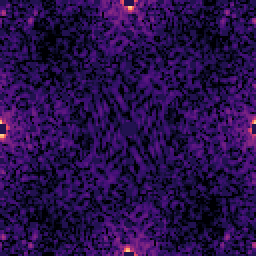
#> input picture site/img/quiz_0.png, 128 x 128 px, given in place of kodim16.png, which was not available (shown 2 times larger)
$ python precompute.py
#> lines starting #> are read from the running program, lines starting #| are printed output that depends on the picture
### core/layouts.py
"""Subpixel layouts of screens.

A pixel (i, j) occupies [j, j+1) x [i, i+1) in screen-pixel units (x right, y down).
A layout is a list of emitting rectangles ("subpixels"). Each has:
    channel : 0=R 1=G 2=B
    x0,x1,y0,y1 : rectangle inside the pixel
    gain    : chosen so that a uniform input of 1 gives mean channel radiance 1 over the pixel
    parity  : None (every pixel) or 0/1 (only pixels with (i + j) % 2 == parity)
"""
from dataclasses import dataclass
from typing import Optional
import numpy as np


@dataclass(frozen=True)
class Sub:
    channel: int
    x0: float
    x1: float
    y0: float
    y1: float
    gain: float
    parity: Optional[int] = None

    @property
    def area(self):
        return (self.x1 - self.x0) * (self.y1 - self.y0)


def _lcd(order):
    """Vertical R|G|B stripes with a dark gap at the bottom of every pixel."""
    xs = [(0.02, 0.31), (0.35, 0.64), (0.68, 0.97)]
    subs = []
    for ch, (x0, x1) in zip(order, xs):
        a = (x1 - x0) * (0.88 - 0.02)
        subs.append(Sub(ch, x0, x1, 0.02, 0.88, 1.0 / a))
    return subs


def _pentile():
    """Diamond PenTile (RG/BG): G in every pixel (small dot), R and B alternate in a checkerboard (large dots)."""
    g = Sub(1, 0.55, 0.95, 0.55, 0.95, 1.0 / (0.40 * 0.40))
    a_rb = 0.45 * 0.45
    r = Sub(0, 0.05, 0.50, 0.05, 0.50, 2.0 / a_rb, parity=0)
    b = Sub(2, 0.05, 0.50, 0.05, 0.50, 2.0 / a_rb, parity=1)
    return [r, g, b]


LAYOUTS = {
    "lcd_rgb": _lcd((0, 1, 2)),
    "lcd_bgr": _lcd((2, 1, 0)),
    "pentile": _pentile(),
}

LAYOUT_LABEL = {"lcd_rgb": "LCD stripes (RGB)", "lcd_bgr": "LCD stripes (BGR)", "pentile": "OLED diamond PenTile"}


# [27 lines left out: functions cover_1d, emission_finegrid, supercell, not called in this run]

### core/masks.py
"""Spectral bins that carry no moire information: DC/low frequencies, the JPEG 8x8 block grid
and the Bayer sampling frequencies (present in BOTH classes). FFT arrays are indexed (row, col) = (fy, fx),
fftshift-ed, DC at (n//2, n//2)."""
import numpy as np
import config as C

N = C.OUT
ROWS, COLS = np.indices((N, N))
FY = ROWS - N // 2
FX = COLS - N // 2
RADIUS = np.hypot(FY, FX)
RING = np.rint(RADIUS).astype(int)
RING_IDX = [np.flatnonzero(RING.ravel() == k) for k in range(RING.max() + 1)]


def _moddist(a, b):
    d = np.abs(a - b)
    return np.minimum(d, N - d)


def bin_of(fy, fx):
    """(row, col) of the FFT bin of frequency (fy, fx) in cycles/pixel (aliased into [-0.5, 0.5))."""
    return (N // 2 + int(round(fy * N))) % N, (N // 2 + int(round(fx * N))) % N


MASK_LOW = RADIUS < 4

MASK_JPEG = np.zeros((N, N), bool)
for a in range(-4, 4):
    for b in range(-4, 4):
        cr, cc = (N // 2 + a * N // 8) % N, (N // 2 + b * N // 8) % N
        MASK_JPEG |= (_moddist(ROWS, cr) <= 1) & (_moddist(COLS, cc) <= 1)

MASK_BAYER = np.zeros((N, N), bool)
for cr, cc in [(0, 0), (0, N // 2), (N // 2, 0)]:           # (-.5,-.5), (-.5,0), (0,-.5) cycles/px
    MASK_BAYER |= (_moddist(ROWS, cr) <= 2) & (_moddist(COLS, cc) <= 2)

MASK_ALL = MASK_LOW | MASK_JPEG | MASK_BAYER
VALID = ~MASK_ALL

### core/scenes.py
"""Source images (Kodak) with a train/test split by scene."""
import numpy as np
from PIL import Image
import config as C

_cache = {}


def scene_path(i):
    return C.KODAK_DIR / f"kodim{i:02d}.png"


def available_scenes():
    return [i for i in range(1, C.N_KODAK + 1) if scene_path(i).exists()]


def load_scene(i):
    """sRGB float [0,1] image, cached per process."""
    if i not in _cache:
        _cache[i] = np.asarray(Image.open(scene_path(i)).convert("RGB"), dtype=np.float64) / 255.0
    return _cache[i]


def split_of(i):
    return "train" if i in C.TRAIN_SCENES else "test"

### core/sample.py
"""One controlled pair: a photo of a SCREEN and a direct photo of the same content.
Both share the crop, r, theta, blur, exposure gain, JPEG quality and sharpening; they differ only in the screen."""
import numpy as np

import config as C
from .colour import srgb_to_linear, luma
from .render import required_crop, random_crop, render_screen, render_scene
from .camera import camera_pipeline
from .features import features_all
from . import scenes


def make_pair(img_srgb, layout, r, theta_deg, sigma_lens, jpeg_q, sharpen, seed, noise=True, jpeg=True, return_crop=False):
    rng = np.random.default_rng(seed)
    th = np.deg2rad(theta_deg)
    side = required_crop(r, th, sigma_lens)
    crop_srgb, pos = random_crop(img_srgb, side, rng)
    crop = srgb_to_linear(crop_srgb)                 # convert only the crop, not the whole image
    L_rec = render_screen(crop, layout, r, th, sigma_lens)
    L_dir = render_scene(crop, r, th, sigma_lens)
    # guard against the zero-band bug (camera footprint leaving the crop)
    for L in (L_rec, L_dir):
        s = L.sum(-1)
        assert (s.max(0) > 1e-9).all() and (s.max(1) > 1e-9).all(), "zero band in render"
    gain = C.EXPOSURE_MEAN / max(float(luma(L_dir).mean()), 1e-6)        # ONE gain for both (shared exposure)
    rgb_rec = camera_pipeline(L_rec * gain, np.random.default_rng([seed, 1]), jpeg_q, sharpen, noise, jpeg)
    rgb_dir = camera_pipeline(L_dir * gain, np.random.default_rng([seed, 2]), jpeg_q, sharpen, noise, jpeg)
    info = {"crop_i": pos[0], "crop_j": pos[1], "side": side, "gain": gain,
            "mean_ratio": float(luma(L_rec).mean() / max(luma(L_dir).mean(), 1e-9))}
    if return_crop:
        info["crop"] = crop
    return rgb_rec, rgb_dir, info


def random_params(rng, r, sharpen=C.SHARPEN_MAIN):
    return {"r": float(r), "theta": float(rng.uniform(*C.THETA_DEG)), "sigma": float(rng.uniform(*C.SIGMA_LENS)),
            "q": int(rng.integers(C.JPEG_Q[0], C.JPEG_Q[1] + 1)), "sharpen": float(sharpen)}


def run_task(task):
    """Pool worker. task: dict(layout, scene, r, theta, sigma, q, sharpen, seed). Returns (task, feat_rec, feat_dir)."""
    img = scenes.load_scene(task["scene"])
    rec, dr, info = make_pair(img, task["layout"], task["r"], task["theta"], task["sigma"], task["q"],
                              task["sharpen"], task["seed"])
    known = (task["r"], np.deg2rad(task["theta"]))
    return task, features_all(rec, known)[0], features_all(dr, known)[0], info["mean_ratio"]

### core/render.py
"""Analytic screen renderer, scene renderer and a fine-grid reference renderer.

Physics. A screen shows image I. Each pixel emits light from small rectangles (subpixels).
The lens blurs the emitted light with a Gaussian of std sigma_s (in screen-pixel units), and the
camera samples the blurred light at its own (rotated, differently spaced) pixel centres.
The blurred light at (X, Y) of one rectangle [x0,x1]x[y0,y1] of pixel (i,j) is
    (Phi((X-j-x0)/s) - Phi((X-j-x1)/s)) * (Phi((Y-i-y0)/s) - Phi((Y-i-y1)/s)),
the exact convolution of a box with a Gaussian (Phi = standard normal CDF).
"""
import numpy as np
from scipy.special import ndtr
from scipy.ndimage import gaussian_filter, map_coordinates

import config as C
from .layouts import LAYOUTS, emission_finegrid


def sigma_screen(r, sigma_cam):
    """Total blur (lens + pixel aperture) in screen-pixel units: r * hypot(sigma_lens, sigma_aperture)."""
    return r * np.hypot(sigma_cam, C.SIGMA_APERTURE)


def camera_grid(r, theta, cx, cy, out=C.OUT):
    """Screen coordinates (X, Y) of every camera pixel centre.
    X = cx + r (cos t (u-c) - sin t (v-c)),  Y = cy + r (sin t (u-c) + cos t (v-c)),  u = column, v = row."""
    c = (out - 1) / 2.0
    v, u = np.indices((out, out), dtype=np.float64)
    du, dv = u - c, v - c
    X = cx + r * (np.cos(theta) * du - np.sin(theta) * dv)
    Y = cy + r * (np.sin(theta) * du + np.cos(theta) * dv)
    return X, Y


def _halfwin(sig):
    """Half window (screen pixels). Gaussian tail beyond 3.2 sigma is < 0.1 % of the amplitude, below 8-bit precision."""
    return int(np.ceil(3.2 * sig)) + 1


def required_crop(r, theta, sigma_cam, out=C.OUT):
    """Side (screen pixels) of the square source crop the camera footprint needs, with blur margin."""
    sig = sigma_screen(r, sigma_cam)
    half = r * (out / 2.0) * (abs(np.cos(theta)) + abs(np.sin(theta))) + _halfwin(sig) + 3
    return int(np.ceil(2 * half))


def random_crop(img, side, rng):
    H, W = img.shape[:2]
    if side > min(H, W):
        raise ValueError(f"crop {side} larger than image {H}x{W}")
    i0 = int(rng.integers(0, H - side + 1))
    j0 = int(rng.integers(0, W - side + 1))
    return img[i0:i0 + side, j0:j0 + side], (i0, j0)


def render_screen(crop_lin, layout, r, theta, sigma_cam, out=C.OUT):
    """Photograph of a SCREEN showing crop_lin (linear light, [H, W, 3]); returns linear radiance [out, out, 3]."""
    H, W, _ = crop_lin.shape
    sig = sigma_screen(r, sigma_cam)
    K = _halfwin(sig)
    X, Y = camera_grid(r, theta, W / 2.0, H / 2.0, out)
    if (np.floor(X.min()) - K < 0 or np.floor(Y.min()) - K < 0 or np.floor(X.max()) + K >= W or np.floor(Y.max()) + K >= H):
        raise ValueError("camera footprint leaves the source crop (use required_crop)")
    offs = np.arange(-K, K + 1)
    ii0, jj0 = np.indices((H, W))
    # one pre-masked 2-D source per subpixel (parity rule applied once, not per camera pixel)
    sources = []
    for sp in LAYOUTS[layout]:
        s = crop_lin[..., sp.channel]
        if sp.parity is not None:
            s = s * (((ii0 + jj0) % 2) == sp.parity)
        sources.append(np.ascontiguousarray(s).ravel())
    res = np.zeros((out, out, 3))
    rows = max(1, 12288 // ((2 * K + 1) ** 2))           # chunk of camera rows: keeps the temporaries cache sized
    for v0 in range(0, out, rows):
        Xc, Yc = X[v0:v0 + rows], Y[v0:v0 + rows]
        jj = np.floor(Xc).astype(np.int64)[..., None] + offs                     # [m, out, Kw]
        ii = np.floor(Yc).astype(np.int64)[..., None] + offs                     # [m, out, Kh]
        relx, rely = Xc[..., None] - jj, Yc[..., None] - ii
        flat = ii[..., :, None] * W + jj[..., None, :]                           # [m, out, Kh, Kw]
        cache_x, cache_y = {}, {}               # separate caches: x and y intervals can be equal tuples
        for sp, src in zip(LAYOUTS[layout], sources):
            kx, ky = (sp.x0, sp.x1), (sp.y0, sp.y1)
            if kx not in cache_x:
                cache_x[kx] = ndtr((relx - sp.x0) / sig) - ndtr((relx - sp.x1) / sig)
            if ky not in cache_y:
                cache_y[ky] = ndtr((rely - sp.y0) / sig) - ndtr((rely - sp.y1) / sig)
            Ig = src[flat]                                                       # [m, out, Kh, Kw]
            tmp = np.einsum("uvhw,uvw->uvh", Ig, cache_x[kx])                    # contract x
            res[v0:v0 + rows, :, sp.channel] += sp.gain * np.einsum("uvh,uvh->uv", tmp, cache_y[ky])   # contract y
    return res


def render_scene(crop_lin, r, theta, sigma_cam, out=C.OUT):
    """Photograph of the real SCENE (no screen) whose content is crop_lin: smooth, no pixel lattice."""
    H, W, _ = crop_lin.shape
    sig = sigma_screen(r, sigma_cam)
    X, Y = camera_grid(r, theta, W / 2.0, H / 2.0, out)
    res = np.zeros((out, out, 3))
    for c in range(3):
        sm = gaussian_filter(crop_lin[..., c], sig, mode="nearest")
        res[..., c] = map_coordinates(sm, [Y - 0.5, X - 0.5], order=3, mode="nearest")
    return np.clip(res, 0, None)


# [21 lines left out: functions render_screen_finegrid, subpixel_preview, not called in this run]

### core/theory.py
"""Sampling theory of a photographed screen.

A screen is periodic, so its emission is a Fourier series; each harmonic has a screen frequency f_s
(cycles per SCREEN pixel). The camera samples at its own lattice, so the harmonic appears at
    f_cam = r * R(-theta) f_s   (cycles per CAMERA pixel)    and is then folded into [-0.5, 0.5)  (aliasing).
The lens (+ pixel aperture) multiplies its amplitude by the MTF exp(-2 pi^2 sigma_s^2 |f_s|^2)
(the Fourier transform of a Gaussian). r = camera pixel / screen pixel as seen on the sensor.
"""
from functools import lru_cache
import numpy as np

import config as C
from .layouts import supercell
from .render import sigma_screen
from . import masks


def fold(f):
    return ((np.asarray(f, dtype=float) + 0.5) % 1.0) - 0.5


def mtf(f_mag, sigma_s):
    return np.exp(-2.0 * np.pi ** 2 * sigma_s ** 2 * np.asarray(f_mag) ** 2)


# [33 lines left out: functions to_camera_freq, layout_harmonics, not called in this run]


LUMA_W = np.array([0.299, 0.587, 0.114])


# [48 lines left out: functions demosaic_response, harmonic_amplitudes, predicted_peaks, theory_amp, not called in this run]


def r_from_geometry(pitch_mm, f_mm, d_mm, cam_px_um):
    """r = camera pixel / (screen pixel x magnification), thin lens m = f / (d - f)."""
    m = f_mm / (d_mm - f_mm)
    return (cam_px_um / 1000.0) / (pitch_mm * m)


def distance_from_r(pitch_mm, f_mm, r, cam_px_um):
    """Inverse of r_from_geometry: distance (mm) that gives this r."""
    return f_mm + r * pitch_mm * f_mm / (cam_px_um / 1000.0)

### core/colour.py
"""sRGB <-> linear light, luma and chroma."""
import numpy as np


def srgb_to_linear(x):
    x = np.asarray(x, dtype=np.float64)
    return np.where(x <= 0.04045, x / 12.92, ((x + 0.055) / 1.055) ** 2.4)


def linear_to_srgb(x):
    x = np.clip(np.asarray(x, dtype=np.float64), 0.0, 1.0)
    return np.where(x <= 0.0031308, 12.92 * x, 1.055 * x ** (1 / 2.4) - 0.055)


def luma(rgb):
    return rgb @ np.array([0.299, 0.587, 0.114])


# [4 lines left out: function chroma, not called in this run]

### precompute.py
"""Run experiments E1-E6 and export everything the website and the figures need.

    python precompute.py --quick            # about a third of the data, to test the pipeline
    python precompute.py --jobs 10          # full run
    python precompute.py --only E1,E2 --force

Results: cache/E*.npz (features + parameters), cache/results[_quick].json, site/data/data.js (+ images).
"""
import os
for _v in ("OMP_NUM_THREADS", "OPENBLAS_NUM_THREADS", "MKL_NUM_THREADS", "NUMEXPR_NUM_THREADS"):
    os.environ.setdefault(_v, "1")          # one BLAS thread per worker process: avoids oversubscribing the CPU
import argparse
import base64
import json
import sys
import time

import numpy as np
from multiprocessing import Pool
from PIL import Image
from tqdm import tqdm

import config as C
from core import scenes, theory
from core.colour import luma
from core.features import (F_PEAK, F_CPEAK, F_TL, F_TP, F_SIG, F_KL, F_KP, FEATURE_NAMES, features_all, detrended,
                           R_GRID)
from core.render import subpixel_preview, sigma_screen
from core.sample import run_task, random_params, make_pair
from core.stats import (logistic_irls, predict_proba, standardize_fit, standardize_apply, auc, auc_boot_ci,
                        fit_auc_curve, curve_value, curve_inverse)

DET_IDX = [F_PEAK, F_CPEAK, F_TL, F_TP]            # features of the recapture detectors in E1
DEVICE_KEYS = list(C.DEVICES)
LAYOUT_IDX = {l: i for i, l in enumerate(C.LAYOUT_NAMES)}
BASE = {"E1": 10_000, "E2": 20_000, "E6": 30_000, "EX": 40_000, "QZ": 50_000, "E7": 60_000}


# ============================================================================== infrastructure
def sz(pair, quick):
    return pair[1] if quick else pair[0]


def run_tasks(tasks, jobs, desc):
    """Run make_pair + features on all tasks in a process pool. Returns (feat_rec, feat_dir, mean_ratio)."""
    t0 = time.time()
    out = [None] * len(tasks)
    if jobs <= 1:
        for k, t in enumerate(tqdm(tasks, desc=desc, file=sys.stderr)):
            out[k] = run_task(t)
    else:
        with Pool(jobs) as pool:
            for k, res in enumerate(tqdm(pool.imap(run_task, tasks, chunksize=4), total=len(tasks), desc=desc, file=sys.stderr)):
                out[k] = res
    fr = np.stack([o[1] for o in out]); fd = np.stack([o[2] for o in out]); mr = np.array([o[3] for o in out])
    print(f"   {desc}: {len(tasks)} pairs ({2 * len(tasks)} captures) in {time.time() - t0:.0f}s "
          f"({(time.time() - t0) / (2 * len(tasks)):.3f} s per capture, wall clock)", flush=True)
    return fr, fd, mr


def cache_path(name, quick):
    return C.CACHE_DIR / f"{name}{'_quick' if quick else ''}.npz"


def save_cache(name, quick, fr, fd, mr, meta):
    np.savez_compressed(cache_path(name, quick), fr=fr, fd=fd, mr=mr, **{k: np.asarray(v) for k, v in meta.items()})


def load_cache(name, quick):
    z = np.load(cache_path(name, quick), allow_pickle=False)
    return {k: z[k] for k in z.files}


def mk_task(layout, scene, p, seed):
    return {"layout": layout, "scene": int(scene), "r": p["r"], "theta": p["theta"], "sigma": p["sigma"],
            "q": p["q"], "sharpen": p["sharpen"], "seed": int(seed)}


# [13 lines left out: functions pair_auc, det_X, not called in this run]


# ============================================================================== E1: the OLED gap
def run_E1(quick, jobs, force):
    if cache_path("E1", quick).exists() and not force:
        return load_cache("E1", quick)
    n = sz(C.E1_PAIRS_PER_DEVICE, quick)
    tasks, meta = [], {k: [] for k in ["dev", "d_cm", "split"]}
    idx = BASE["E1"]
    f_mm, px = C.CAMERA["f_mm"], C.CAMERA["px_um"]["binned"]
    for di, dk in enumerate(DEVICE_KEYS):
        dev = C.DEVICES[dk]
        for p in range(n):
            rng = np.random.default_rng([C.SEED, 1, idx])
            scene = rng.choice(C.TRAIN_SCENES) if p % 3 < 2 else rng.choice(C.TEST_SCENES)
            d_cm = rng.uniform(*C.DIST_CM)
            r = theory.r_from_geometry(dev["pitch_mm"], f_mm, d_cm * 10, px)
            tasks.append(mk_task(dev["layout"], scene, random_params(rng, r), C.SEED * 100000 + idx))
            meta["dev"].append(di); meta["d_cm"].append(d_cm); meta["split"].append(int(scene in C.TEST_SCENES))
            idx += 1
    fr, fd, mr = run_tasks(tasks, jobs, "E1 OLED gap")
    meta.update({k: [t[k] for t in tasks] for k in ["r", "theta", "sigma", "q", "scene", "seed"]})
    save_cache("E1", quick, fr, fd, mr, meta)
    return load_cache("E1", quick)


# [62 lines left out: functions analyse_E1, run_E2, not called in this run]


def theory_amps(z, bayer):
    return np.array([theory.theory_amp(C.LAYOUT_NAMES[li], r, s, np.deg2rad(t), masked=True, bayer=bayer)
                     for li, r, s, t in zip(z["layout_i"], z["r"], z["sigma"], z["theta"])])


# [209 lines left out: functions first_below, analyse_E2_E3, analyse_E4, analyse_E5, run_E6, analyse_E6 and 2 more, not called in this run]

# ============================================================================== export for site and figures
def to_png(arr01, path):
    Image.fromarray((np.clip(arr01, 0, 1) * 255).round().astype(np.uint8)).save(path)


# [88 lines left out: functions spectrum_png, export_site, not called in this run]


# ============================================================================== main
def main():
    ap = argparse.ArgumentParser()
    ap.add_argument("--quick", action="store_true")
    ap.add_argument("--jobs", type=int, default=4, help="4 is the measured optimum on a 4P+4E-core laptop; more workers get slower")
    ap.add_argument("--only", default="E1,E2,E6,E7,EX")
    ap.add_argument("--force", action="store_true")
    a = ap.parse_args()
    C.CACHE_DIR.mkdir(exist_ok=True); C.FIGS_DIR.mkdir(exist_ok=True)
    only = set(a.only.split(","))
    t0 = time.time()
    res = {}
    rpath = C.CACHE_DIR / f"results{'_quick' if a.quick else ''}.json"
    if rpath.exists():
        res = json.loads(rpath.read_text())
    print(f"mode: {'QUICK' if a.quick else 'FULL'}, jobs={a.jobs}", flush=True)
    if "E1" in only:
        res["E1"] = analyse_E1(run_E1(a.quick, a.jobs, a.force)); print("   E1 done", flush=True)
#> in make_pair, `crop_srgb, pos = random_crop(img_srgb, side, rng)`:
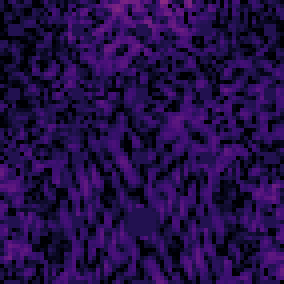
#> crop_srgb: shape (71, 71, 3) float64 (shown 4 times larger); mean of channels 0, 1, 2 0.14, 0.0517, 0.284; drawn as R, G, B
#> in make_pair, `crop_srgb, pos = random_crop(img_srgb, side, rng)`: pos = (9, 29)
#> in make_pair, `crop = srgb_to_linear(crop_srgb)`:
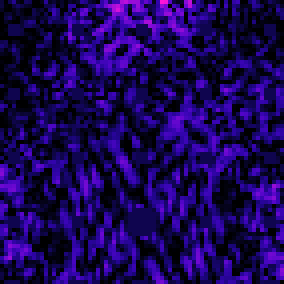
#> crop: shape (71, 71, 3) float64 (shown 4 times larger); mean of channels 0, 1, 2 0.0252, 0.00432, 0.0871; drawn with min black and max white
#> in make_pair, `L_rec = render_screen(crop, layout, r, th, sigma_lens)`:
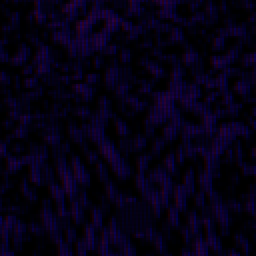
#> L_rec: shape (128, 128, 3) float64 (shown 2 times larger); mean of channels 0, 1, 2 0.0237, 0.00426, 0.0855; drawn as R, G, B
#> in make_pair, `gain = C.EXPOSURE_MEAN / max(float(luma(L_dir).mean()), 1e-6)`: gain = 9.28
    if "E2" in only:
        z2 = run_E2(a.quick, a.jobs, a.force)
        r23 = analyse_E2_E3(z2)
        res["E2"], res["E3"] = r23["E2"], r23["E3"]
        res["E4"] = analyse_E4(z2)
        res["E5"] = analyse_E5(r23)
        print("   E2-E5 done", flush=True)
    if "E6" in only:
        res["E6"] = analyse_E6(run_E6(a.quick, a.jobs, a.force)); print("   E6 done", flush=True)
    if "E7" in only and "E1" in res:
        res["E7"] = analyse_E7(run_E7(a.quick, a.jobs, a.force), res["E1"]["detector_A"]); print("   E7 done", flush=True)
    res["_run"] = {"quick": a.quick, "jobs": a.jobs, "seconds": round(time.time() - t0, 1)}
    rpath.write_text(json.dumps(res, indent=1))
    if "EX" in only and "E1" in res and "E2" in res:
        export_site(res, a.quick)
    print(f"total {time.time() - t0:.0f}s -> {rpath}")


if __name__ == "__main__":
    main()
#> (the call stopped at in make_pair, `rgb_rec = camera_pipeline(L_rec * gain, np.random.default_rng([seed, 1..`: core is not available in this run)

$ run again, on site/img/quiz_6.png
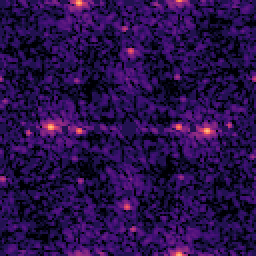
#> input picture site/img/quiz_6.png, 128 x 128 px, given in place of kodim16.png, which was not available (shown 2 times larger)
#> in make_pair, `crop_srgb, pos = random_crop(img_srgb, side, rng)`:
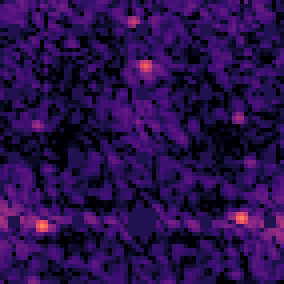
#> crop_srgb: shape (71, 71, 3) float64 (shown 4 times larger); mean of channels 0, 1, 2 0.164, 0.0566, 0.302; drawn as R, G, B
#> pos = (9, 29)
#> in make_pair, `L_rec = render_screen(crop, layout, r, th, sigma_lens)`:
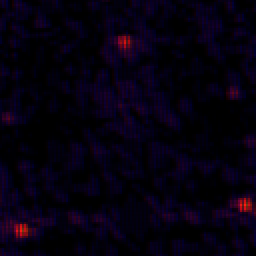
#> L_rec: shape (128, 128, 3) float64 (shown 2 times larger); mean of channels 0, 1, 2 0.0345, 0.00512, 0.0881; drawn with min black and max white
#> gain = 7.67

$ run again, on site/img/quiz_8.png
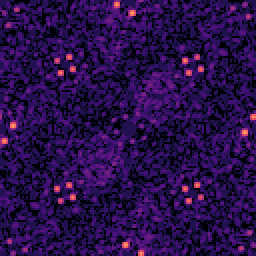
#> input picture site/img/quiz_8.png, 128 x 128 px, given in place of kodim16.png, which was not available (shown 2 times larger)
#> in make_pair, `crop_srgb, pos = random_crop(img_srgb, side, rng)`:
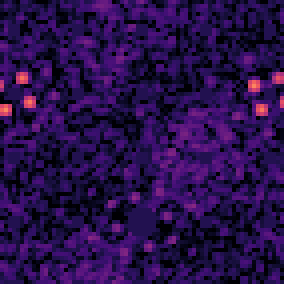
#> crop_srgb: shape (71, 71, 3) float64 (shown 4 times larger); mean of channels 0, 1, 2 0.155, 0.0558, 0.292; drawn as R, G, B
#> pos = (9, 29)
#> in make_pair, `L_rec = render_screen(crop, layout, r, th, sigma_lens)`:
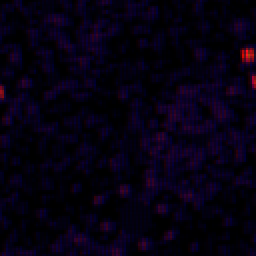
#> L_rec: shape (128, 128, 3) float64 (shown 2 times larger); mean of channels 0, 1, 2 0.0323, 0.00487, 0.0905; drawn with min black and max white
#> gain = 7.84

$ run again, on site/img/quiz_9.png
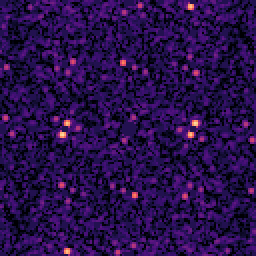
#> input picture site/img/quiz_9.png, 128 x 128 px, given in place of kodim16.png, which was not available (shown 2 times larger)
#> in make_pair, `crop_srgb, pos = random_crop(img_srgb, side, rng)`:
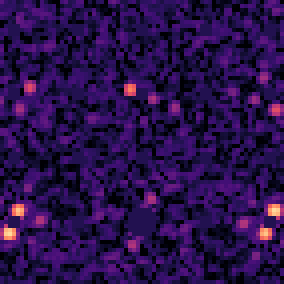
#> crop_srgb: shape (71, 71, 3) float64 (shown 4 times larger); mean of channels 0, 1, 2 0.158, 0.0586, 0.293; drawn as R, G, B
#> pos = (9, 29)
#> in make_pair, `L_rec = render_screen(crop, layout, r, th, sigma_lens)`:
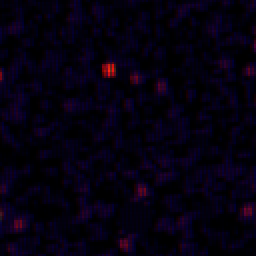
#> L_rec: shape (128, 128, 3) float64 (shown 2 times larger); mean of channels 0, 1, 2 0.031, 0.00494, 0.0885; drawn with min black and max white
#> gain = 8.01
